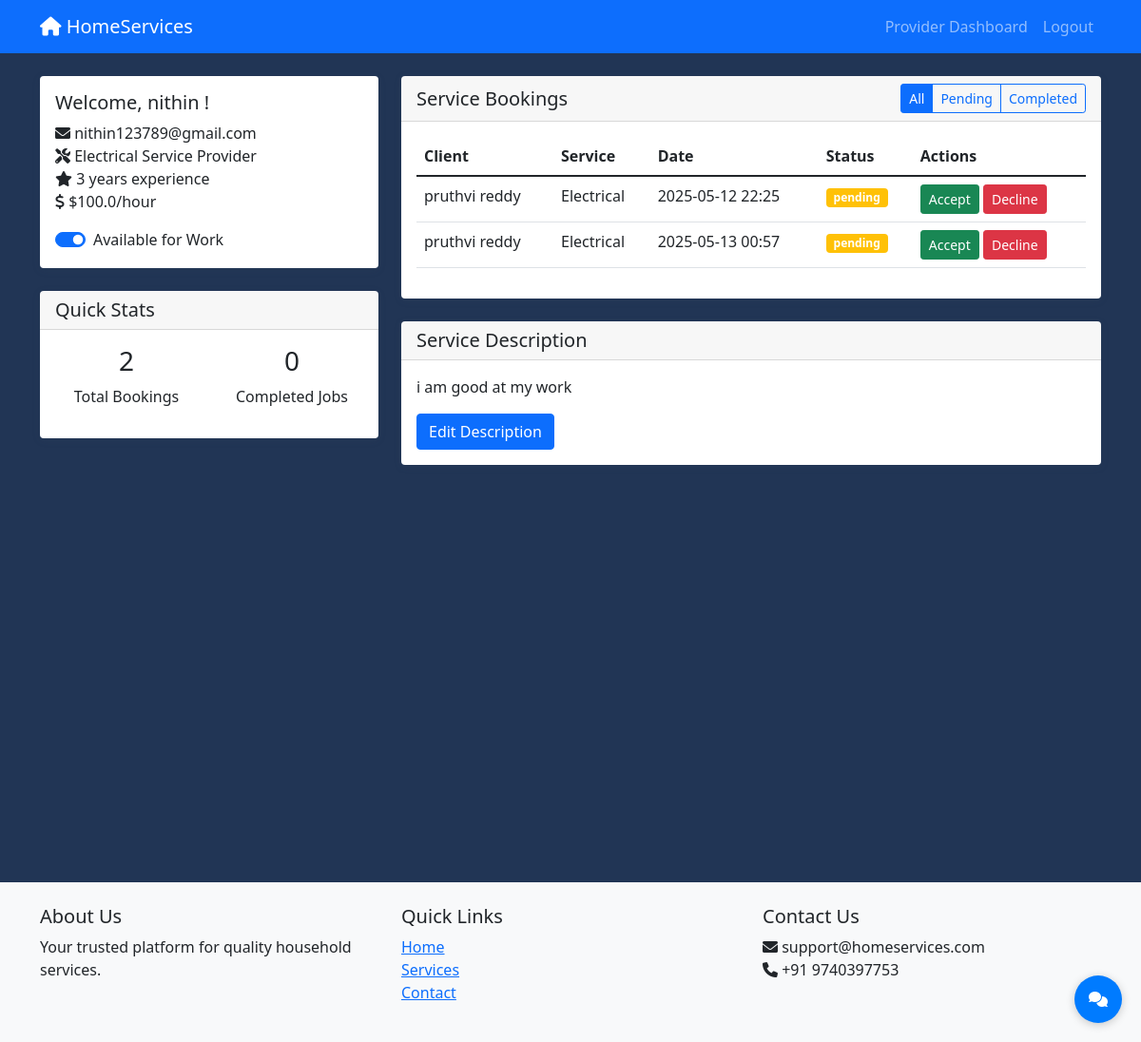
The app's page /provider_dashboard (signed in), older data.
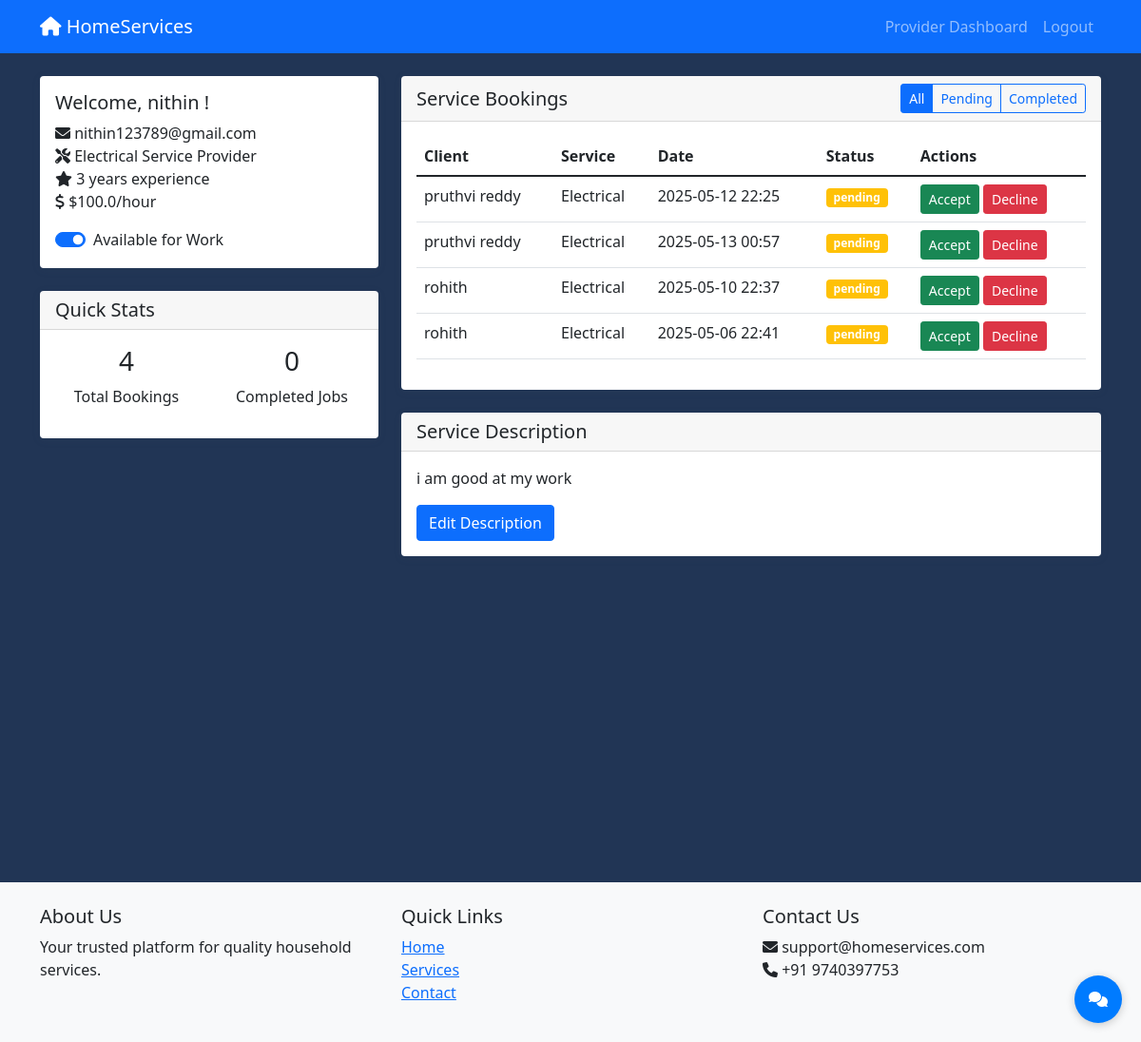
The same page, newer data.
### app.py (models this page shows)
class User(UserMixin, db.Model):
    id = db.Column(db.Integer, primary_key=True)
    email = db.Column(db.String(120), unique=True, nullable=False)
    password_hash = db.Column(db.String(128))
    name = db.Column(db.String(100), nullable=False)
    user_type = db.Column(db.String(20), nullable=False)  # 'user', 'provider', 'admin'
    is_active = db.Column(db.Boolean, default=True)
    created_at = db.Column(db.DateTime, default=datetime.utcnow)

class ServiceProvider(db.Model):
    id = db.Column(db.Integer, primary_key=True)
    user_id = db.Column(db.Integer, db.ForeignKey('user.id'), nullable=False)
    service_type = db.Column(db.String(100), nullable=False)
    description = db.Column(db.Text)
    experience = db.Column(db.Integer)
    hourly_rate = db.Column(db.Float)
    availability = db.Column(db.Boolean, default=True)
    user = db.relationship('User', backref='provider_profile')

class Booking(db.Model):
    id = db.Column(db.Integer, primary_key=True)
    user_id = db.Column(db.Integer, db.ForeignKey('user.id'), nullable=False)
    provider_id = db.Column(db.Integer, db.ForeignKey('service_provider.id'), nullable=False)
    service_id = db.Column(db.Integer, db.ForeignKey('service.id'), nullable=False)
    booking_date = db.Column(db.DateTime, nullable=False)
    status = db.Column(db.String(20), default='pending')  # pending, confirmed, completed, cancelled
    created_at = db.Column(db.DateTime, default=datetime.utcnow)
    user = db.relationship('User', backref='bookings')
    provider = db.relationship('ServiceProvider', backref='bookings')
    service = db.relationship('Service', backref='bookings')

class Service(db.Model):
    id = db.Column(db.Integer, primary_key=True)
    name = db.Column(db.String(100), nullable=False)
    description = db.Column(db.Text)
    category = db.Column(db.String(50))
    base_price = db.Column(db.Float)

### app.py (the view)
@app.route('/provider_dashboard')
@login_required
def provider_dashboard():
    if current_user.user_type != 'provider':
        return redirect(url_for('home'))
    provider = ServiceProvider.query.filter_by(user_id=current_user.id).first()
    bookings = Booking.query.filter_by(provider_id=provider.id).all()
    return render_template('provider_dashboard.html', provider=provider, bookings=bookings)

### app.py (called while the page is built)
@login_manager.user_loader
def load_user(user_id):
    return User.query.get(int(user_id))

### templates/provider_dashboard.html (shortened to what this page needs)
{% extends "base.html" %}
{% block content %}
<div class="d-flex flex-column min-vh-100">
<div class="row">
    <div class="col-md-4">
        <div class="card mb-4">
            <div class="card-body">
                <h5 class="card-title">Welcome, {{ current_user.name }}!</h5>
                <p class="card-text">
                    <i class="fas fa-envelope"></i> {{ current_user.email }}<br>
                    <i class="fas fa-tools"></i> {{ provider.service_type.title() }} Service Provider<br>
                    <i class="fas fa-star"></i> {{ provider.experience }} years experience<br>
                    <i class="fas fa-dollar-sign"></i> ${{ provider.hourly_rate }}/hour
                </p>
                <div class="form-check form-switch">
                    <input class="form-check-input" type="checkbox" id="availabilityToggle"
                           {% if provider.availability %}checked{% endif %}>
                    <label class="form-check-label" for="availabilityToggle">Available for Work</label>
                </div>
            </div>
        </div>
        <div class="card mb-4">
            <div class="card-header">
                <h5 class="mb-0">Quick Stats</h5>
            </div>
            <div class="card-body">
                <div class="row text-center">
                    <div class="col-6">
                        <h3>{{ bookings|length }}</h3>
                        <p>Total Bookings</p>
                    </div>
                    <div class="col-6">
                        <h3>{{ bookings|selectattr('status', 'equalto', 'completed')|list|length }}</h3>
                        <p>Completed Jobs</p>
                    </div>
                </div>
            </div>
        </div>
    </div>
    <div class="col-md-8">
        <div class="card mb-4">
            <div class="card-header d-flex justify-content-between align-items-center">
                <h5 class="mb-0">Service Bookings</h5>
                <div class="btn-group">
                    <button type="button" class="btn btn-sm btn-outline-primary active">All</button>
                    <button type="button" class="btn btn-sm btn-outline-primary">Pending</button>
                    <button type="button" class="btn btn-sm btn-outline-primary">Completed</button>
                </div>
            </div>
            <div class="card-body">
                {% if bookings %}
                    <div class="table-responsive">
                        <table class="table">
                            <thead>
                                <tr>
                                    <th>Client</th>
                                    <th>Service</th>
                                    <th>Date</th>
                                    <th>Status</th>
                                    <th>Actions</th>
                                </tr>
                            </thead>
                            <tbody>
                                {% for booking in bookings %}
                                <tr>
                                    <td>{{ booking.user.name }}</td>
                                    <td>{{ booking.service.name }}</td>
                                    <td>{{ booking.booking_date.strftime('%Y-%m-%d %H:%M') }}</td>
                                    <td>
                                        <span class="badge bg-{{ 'success' if booking.status == 'completed'
                                            else 'warning' if booking.status == 'pending'
                                            else 'danger' if booking.status == 'cancelled'
                                            else 'info' }}">
                                            {{ booking.status }}
                                        </span>
                                    </td>
                                    <td>
                                        {% if booking.status == 'pending' %}
                                            <button class="btn btn-sm btn-success">Accept</button>
                                            <button class="btn btn-sm btn-danger">Decline</button>
                                        {% elif booking.status == 'accepted' %}
                                            <button class="btn btn-sm btn-primary">Complete</button>
                                        {% endif %}
                                    </td>
                                </tr>
                                {% endfor %}
                            </tbody>
                        </table>
                    </div>
                {% else %}
                    <p class="text-center">No bookings yet.</p>
                {% endif %}
            </div>
        </div>
        <div class="card">
            <div class="card-header">
                <h5 class="mb-0">Service Description</h5>
            </div>
            <div class="card-body">
                <p>{{ provider.description }}</p>
                <button class="btn btn-primary" data-bs-toggle="modal" data-bs-target="#editDescriptionModal">
                    Edit Description
                </button>
            </div>
        </div>
    </div>
</div>
</div>
{% endblock %}

### templates/base.html (shortened to what this page needs)
<!DOCTYPE html>
<html lang="en">
<head>
    <link href="https://cdn.jsdelivr.net/npm/bootstrap@5.1.3/dist/css/bootstrap.min.css" rel="stylesheet">
    <link rel="stylesheet" href="https://cdnjs.cloudflare.com/ajax/libs/font-awesome/6.0.0/css/all.min.css">
    <link rel="stylesheet" href="{{ url_for('static', filename='css/style.css') }}">
</head>
<body>
    <nav class="navbar navbar-expand-lg navbar-dark bg-primary">
        <div class="container">
            <a class="navbar-brand" href="{{ url_for('home') }}">
                <i class="fas fa-home"></i> HomeServices
            </a>
            <div class="collapse navbar-collapse" id="navbarNav">
                <ul class="navbar-nav ms-auto">
                    {% if current_user.is_authenticated %}
                        {% if current_user.user_type == 'admin' %}
                            <li class="nav-item">
                                <a class="nav-link" href="{{ url_for('admin_dashboard') }}">Admin Dashboard</a>
                            </li>
                        {% elif current_user.user_type == 'provider' %}
                            <li class="nav-item">
                                <a class="nav-link" href="{{ url_for('provider_dashboard') }}">Provider Dashboard</a>
                            </li>
                        {% else %}
                            <li class="nav-item">
                                <a class="nav-link" href="{{ url_for('user_dashboard') }}">My Dashboard</a>
                            </li>
                        {% endif %}
                        <li class="nav-item">
                            <a class="nav-link" href="{{ url_for('logout') }}">Logout</a>
                        </li>
                    {% endif %}
                </ul>
            </div>
        </div>
    </nav>
    <div class="container mt-4">
        {% block content %}{% endblock %}
    </div>
    <button class="chatbot-trigger" onclick="toggleChatbot()">
        <i class="fas fa-comments"></i>
    </button>
    <footer class="bg-light py-4 mt-5">
        <div class="container">
            <div class="row">
                <div class="col-md-4">
                    <h5>About Us</h5>
                    <p>Your trusted platform for quality household services.</p>
                </div>
                <div class="col-md-4">
                    <h5>Quick Links</h5>
                    <ul class="list-unstyled">
                        <li><a href="{{ url_for('home') }}">Home</a></li>
                        <li><a href="#">Services</a></li>
                        <li><a href="#">Contact</a></li>
                    </ul>
                </div>
                <div class="col-md-4">
                    <h5>Contact Us</h5>
                    <p>
                        <i class="fas fa-envelope"></i> support@homeservices.com<br>
                        <i class="fas fa-phone"></i> +91 9740397753
                    </p>
                </div>
            </div>
        </div>
    </footer>
</body>
</html>

### static/css/style.css (style rules this page uses)
body { font-family: 'Segoe UI', Tahoma, Geneva, Verdana, sans-serif; background-color: #213555; }
.card { box-shadow: 0 2px 10px rgba(73, 92, 101, 0.1); border: none; margin-bottom: 1.5rem; }
.chatbot-trigger { position: fixed; bottom: 20px; right: 20px; background: #007bff; color: white; border: none; width: 50px; height: 50px; border-radius: 50%; display: flex; align-items: center; justify-content: center; cursor: pointer; box-shadow: 0 2px 10px rgba(0, 0, 0, 0.2); z-index: 1000; }

Row changes from the older to the newer data that the page shows:
added Booking: user.name "rohith", service.name "Electrical", booking_date "2025-05-10 22:37", status "pending", shows "Accept"
added Booking: user.name "rohith", service.name "Electrical", booking_date "2025-05-06 22:41", status "pending", shows "Accept"
Text that changed along with them:
{{ bookings|length }}: "2" → "4"
